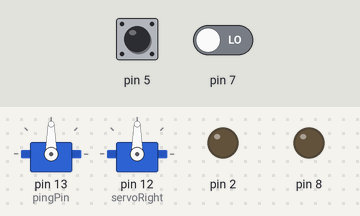
The sketch below on a simulated Arduino Uno, built with avr-gcc and run on an emulated ATmega328P. Shown: 2 × servo, output pins drawn as LEDs (lit = HIGH). The inputs (shaded band) are chosen by the test bench; at power-on: pin 7 LOW, pin 5 HIGH. What the sketch prints to the serial monitor is not drawn.

Above: at 2.2 s.
2.3 s: pin 7 driven HIGH
Timing chart, 0 to 5.3 s (numbered marks = the images above; inputs shaded):
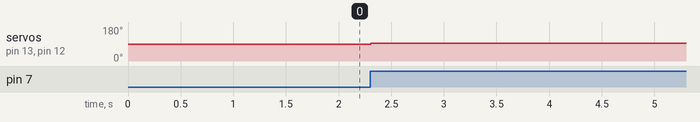

Measured:
- after the input at 2.3 s, servo on pin 13 (pingPin), servo on pin 12 (servoRight): 90° → 93° at once

The sketch:

amazinglabcode.ino
```cpp
// variables
#include <Servo.h>

Servo servoLeft, servoRight;
 int speedLeft, speedRight, mag =0, incr =5;

 const int pingPin = 13;

void Forward(int mag)
  {
    if(mag > 200)
      mag = 200;
    else if(mag < 0)
      mag =0;

   speedLeft = 1500 + mag;
   speedRight = 1500 - mag;
   servoLeft.writeMicroseconds(speedLeft);
   servoRight.writeMicroseconds(speedRight);


  }


 void Backward (int mag)
 {
     if(mag > 200)
      mag = 200;
    else if(mag < 0)
      mag =0;

   speedLeft = 1500 - mag;
   speedRight = 1500 + mag;
   servoLeft.writeMicroseconds(speedLeft);
   servoRight.writeMicroseconds(speedRight);
 }
void turnRight (int mag)
{
   if(mag > 200)
      mag = 200;
    else if(mag < 0)
      mag =0;

   speedLeft = 1500 + mag;
   speedRight = 1500 + mag;
   servoLeft.writeMicroseconds(speedLeft);
   servoRight.writeMicroseconds(speedRight);
}

void turnLeft (int mag)
{
   if(mag > 200)
      mag = 200;
    else if(mag < 0)
      mag =0;

   speedLeft = 1500 - mag;
   speedRight = 1500 - mag;
   servoLeft.writeMicroseconds(speedLeft);
   servoRight.writeMicroseconds(speedRight);
}

 int delta_speed =0;

  byte wLeft;
  byte wRight;
void setup() {
  delay(1000);
  pinMode(7,INPUT);
  pinMode(5,INPUT);
  pinMode(8,OUTPUT);
  pinMode(2,OUTPUT);

  Serial.begin(9600);
   servoLeft.attach(13);
    servoRight.attach(12);
}

void loop() {
    long duration, inches, cm;
     wLeft = digitalRead(5);
  wRight = digitalRead(7);

  Serial.print(wLeft);
  Serial.println(wRight);

 while(wLeft != 0 && wRight != 0)
 {

  Forward(200);

   if(wLeft == 0 && wRight == 0)
 {
      Backward(5);
      turnLeft(5);
  }
if(wLeft == 01) {
  Backward(5);
  turnRight(5);

}

if(wRight == 10){
Backward(5);
turnLeft(5);
}

  pinMode(pingPin, INPUT);
  duration = pulseIn(pingPin, HIGH);

  // convert the time into a distance
  cm = microsecondsToCentimeters(duration);

  if(cm - 25 < 0)
  {
    delta_speed= max(-200,(cm -25) * 10);
  }

else
{
 delta_speed= min(200,(cm -25) * 10);


  }
  if (abs(cm-25) <= 2)
     delta_speed = 0;

  speedLeft = 1500 + delta_speed;
   speedRight = 1500 - delta_speed;
   servoLeft.writeMicroseconds(speedLeft);
   servoRight.writeMicroseconds(speedRight);


  //delay(100);

}


 }


long microsecondsToInches(long microseconds) {
  // According to Parallax's datasheet for the PING))), there are
  // 73.746 microseconds per inch (i.e. sound travels at 1130 feet per
  // second).  This gives the distance travelled by the ping, outbound
  // and return, so we divide by 2 to get the distance of the obstacle.
  // See: http://www.parallax.com/dl/docs/prod/acc/28015-PING-v1.3.pdf
  return microseconds / 74 / 2;
}

long microsecondsToCentimeters(long microseconds) {
  // The speed of sound is 340 m/s or 29 microseconds per centimeter.
  // The ping travels out and back, so to find the distance of the
  // object we take half of the distance travelled.
  return microseconds / 29 / 2;
}
```
